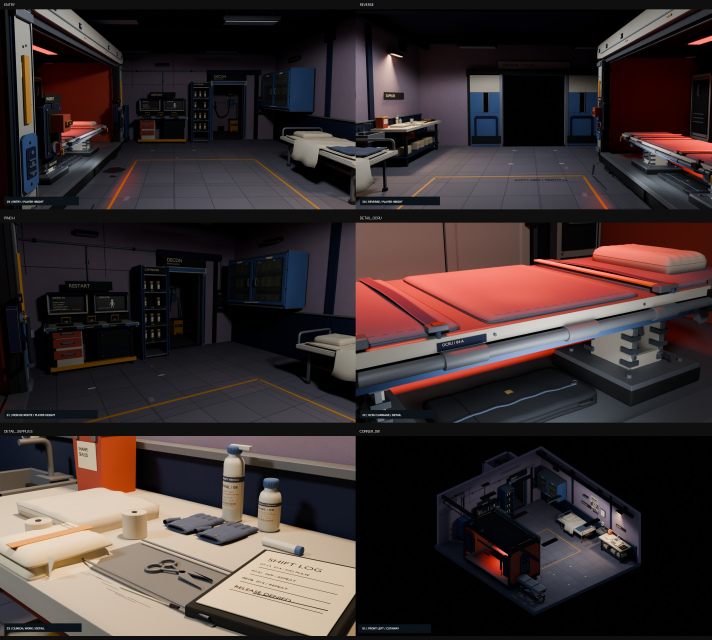
#> input picture sections/facility-assembly/sources/medical-reanimation/revamp-review/production/critics/cycle-13-technical-evidence-sheet-1.jpg, 2134 x 1920 px, given in place of spawn_a0_normal.png, which was not available (shown at 1/3 size)
$ python bake_filter_normals.py ../../medical-reanimation/revamp-review/production/critics out.png
#> lines starting #> are read from the running program, lines starting #| are printed output that depends on the picture; after the words box and inside, x2 and y2 are one past the last pixel; in counts of white or black regions, pixels touching at a corner belong together; pictures that were not available may be replaced by others from this repository, and a replacement may not be noted
"""Remove texel-scale noise from baked tangent-space normal maps.

System Python with numpy and Pillow:  python3 bake_filter_normals.py IN_DIR OUT_DIR [--prefix spawn_a] [--sigma 2.0]
Fine procedural bump (features near or below one texel) bakes as random per-texel normals, which
reads as grit under engine specular lighting. This low-pass filters each normal map (Gaussian,
island-normalised so island edges do not fade), keeping broad relief. Albedo and packed maps are
copied unchanged. Coverage is taken from the albedo map. Prints RMS tilt and the share of
normal-map energy at texel scale before and after. Fine surface grain belongs in an engine detail normal.
"""
import argparse
import shutil
from pathlib import Path

import numpy as np
from PIL import Image

ap = argparse.ArgumentParser()
ap.add_argument('src', type=Path)
ap.add_argument('dst', type=Path)
ap.add_argument('--prefix', default='spawn_a')
ap.add_argument('--sigma', type=float, default=2.0)
ap.add_argument('--atlases', type=int, default=8)
args = ap.parse_args()
args.dst.mkdir(parents=True, exist_ok=True)
R = int(3 * args.sigma)
ker = np.exp(-0.5 * (np.arange(-R, R + 1) / args.sigma) ** 2).astype(np.float32)
ker /= ker.sum()


def blur(a):
    for axis in (0, 1):
        p = np.pad(a, [(R, R) if i == axis else (0, 0) for i in range(a.ndim)], mode='edge')
        out = np.zeros_like(a)
        for i, w in enumerate(ker):
            sl = [slice(None)] * a.ndim
            sl[axis] = slice(i, i + a.shape[axis])
            out += w * p[tuple(sl)]
        a = out
    return a


for k in range(args.atlases):
    for ch in ('albedo', 'rm'):
        shutil.copy(args.src / f'{args.prefix}{k}_{ch}.png', args.dst / f'{args.prefix}{k}_{ch}.png')
    n = np.asarray(Image.open(args.src / f'{args.prefix}{k}_normal.png').convert('RGB')).astype(np.float32)
    alb = np.asarray(Image.open(args.src / f'{args.prefix}{k}_albedo.png').convert('RGB')).astype(np.float32)
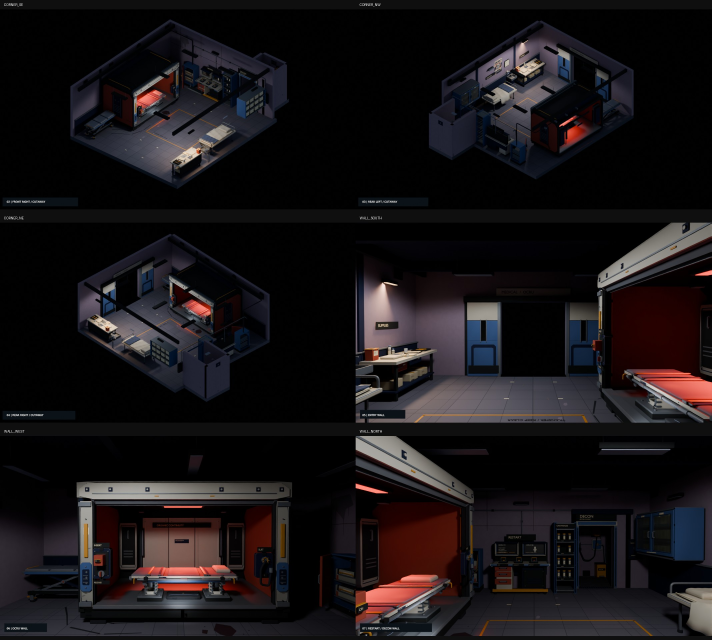
#> input picture sections/facility-assembly/sources/medical-reanimation/revamp-review/production/critics/cycle-13-technical-evidence-sheet-2.jpg, 2134 x 1920 px, given in place of spawn_a0_albedo.png, which was not available (shown at 1/3 size)
    cov = (alb.sum(axis=2) > 6).astype(np.float32)
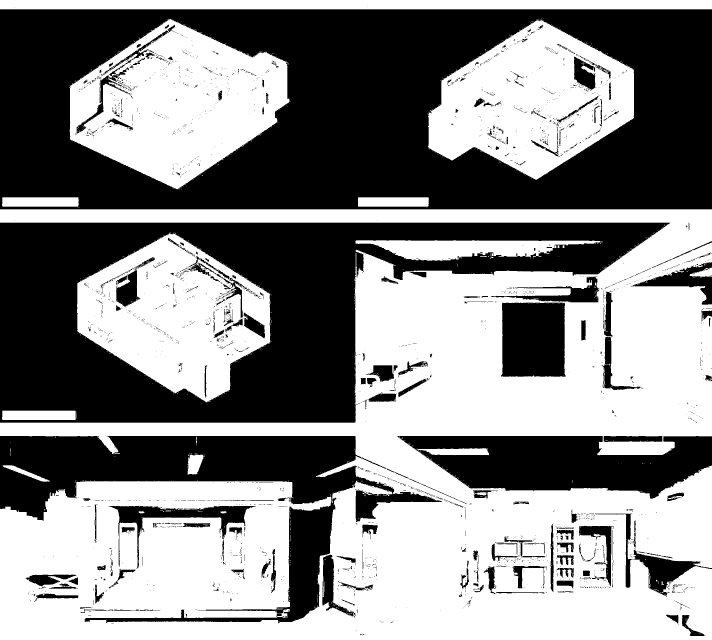
#> cov: shape (1920, 2134) float32 (shown at 1/3 size); values 0 (black) and 1 (white), 53.1% white; 3272 black regions (2986 under 20 px), largest, box (x1, y1, x2, y2) and area: (0, 28, 2134, 628) 860779, (0, 668, 2011, 1268) 537976, (0, 1308, 1184, 1870) 208858
    xy = (n[..., :2] - 127.5) / 127.5
    hf0 = xy - blur(xy)
    num, den = blur(xy * cov[..., None]), blur(cov)[..., None]
#> the loop in blur (call 3), `for axis in (0, 1):` made 2 passes
#> pass 1, in blur (call 3), `p = np.pad(a, [(R, R) if i == axis else (0, 0) for i in range(a.ndim)]..`:
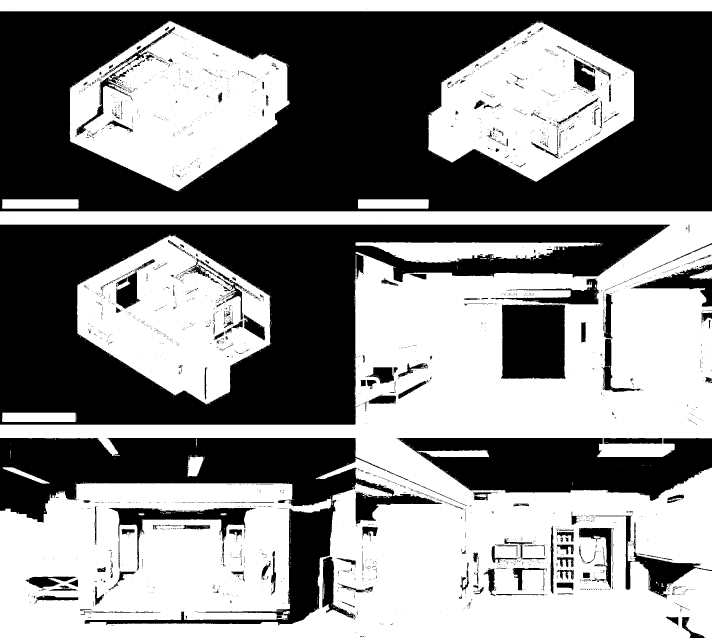
#> p: shape (1932, 2134) float32 (shown at 1/3 size); values 0 (black) and 1 (white), 53.4% white; 3272 black regions (2986 under 20 px), largest, box (x1, y1, x2, y2) and area: (0, 34, 2134, 634) 860779, (0, 674, 2011, 1274) 537976, (0, 1314, 1184, 1876) 208858
    f = np.where(den > 1e-3, num / np.maximum(den, 1e-3), 0) * cov[..., None]
    z = np.sqrt(np.clip(1 - (f ** 2).sum(axis=-1), 0, 1))
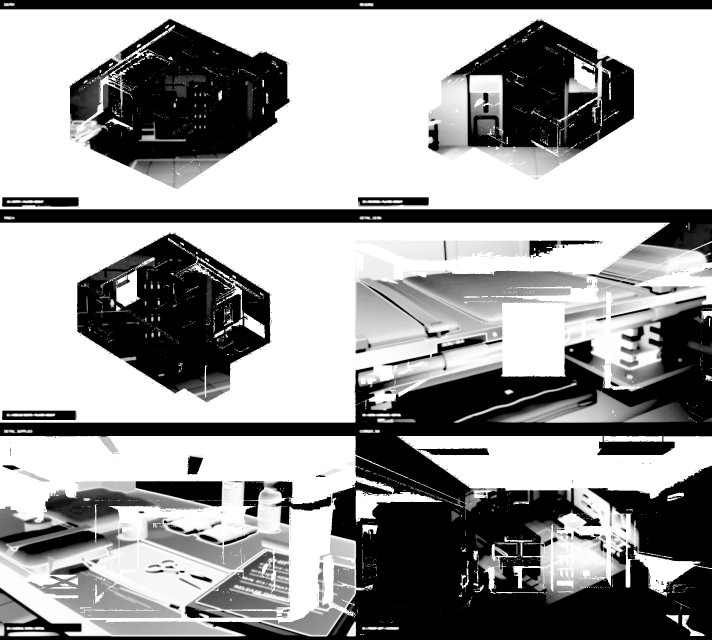
#> z: shape (1920, 2134) float32 (shown at 1/3 size); min 0, max 1, mean 0.61
    out = np.zeros(n.shape, np.float32)
    out[..., :2] = f * 127.5 + 127.5
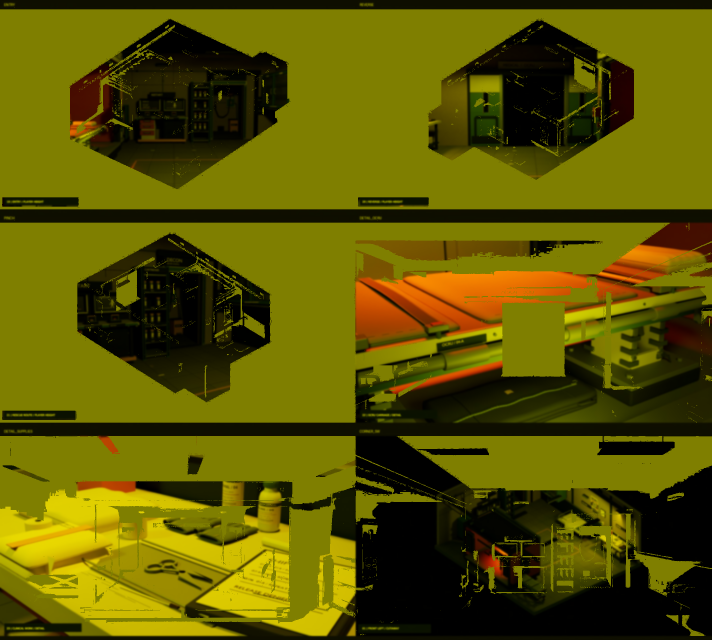
#> out: shape (1920, 2134, 3) float32 (shown at 1/3 size); mean of channels 0, 1, 2 92.7, 86.5, 0; drawn as R, G, B
    out[..., 2] = z * 127.5 + 127.5
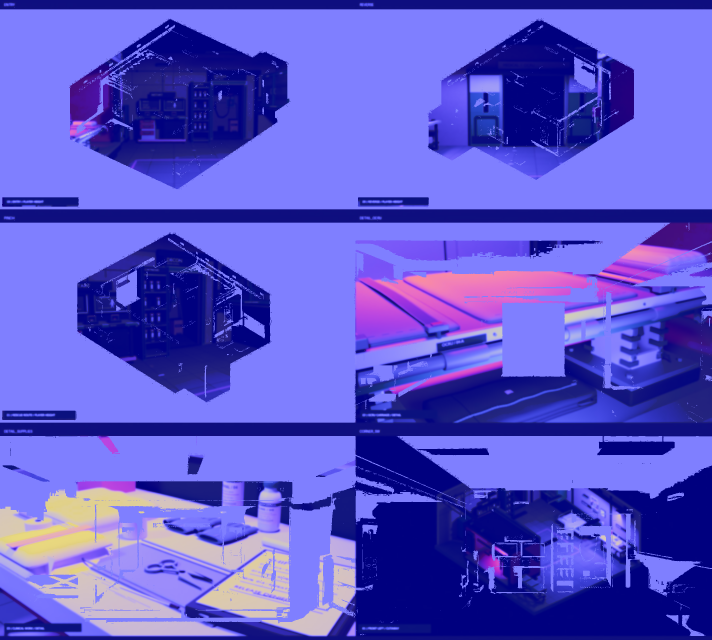
#> out: shape (1920, 2134, 3) float32 (shown at 1/3 size); mean of channels 0, 1, 2 92.7, 86.5, 206; drawn as R, G, B
    out[cov == 0] = (127.5, 127.5, 255)
    m = cov > 0
    b, a = np.sqrt((xy[m] ** 2).mean()), np.sqrt((f[m] ** 2).mean())
#> b = 0.779; a = 0.773
    share = (hf0[m] ** 2).mean() / max((xy[m] ** 2).mean(), 1e-12)
#> share = 0.00761
    print(f'atlas {k}: RMS tilt {np.degrees(np.arcsin(min(b, 1))):.2f} -> {np.degrees(np.arcsin(min(a, 1))):.2f} deg; texel-scale share of energy before {100 * share:.0f}%')
#| atlas 0: RMS tilt 51.17 -> 50.58 deg; texel-scale share of energy before 1%
    Image.fromarray(np.clip(out, 0, 255).astype('uint8'), 'RGB').save(args.dst / f'{args.prefix}{k}_normal.png')
#> (the run stopped early here; a loop or call above may not have finished)
